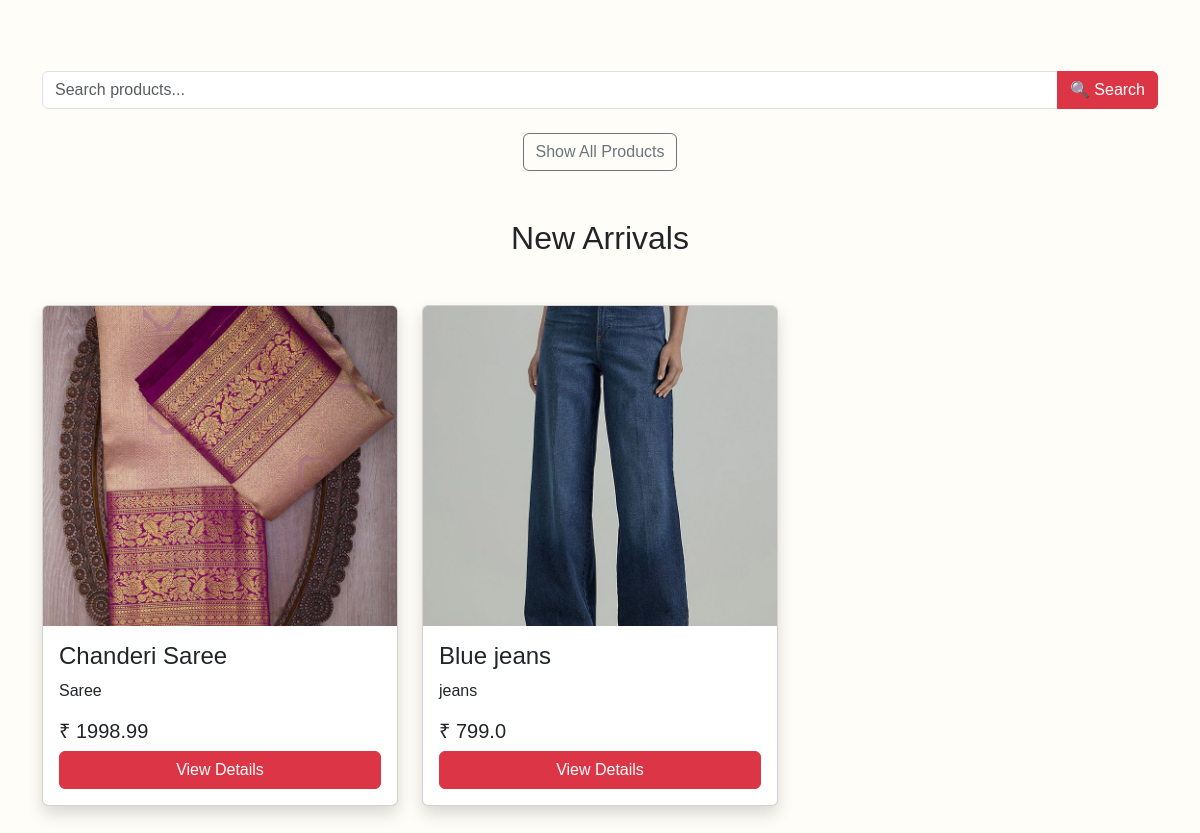
Before: / (lower part) with the older database file.
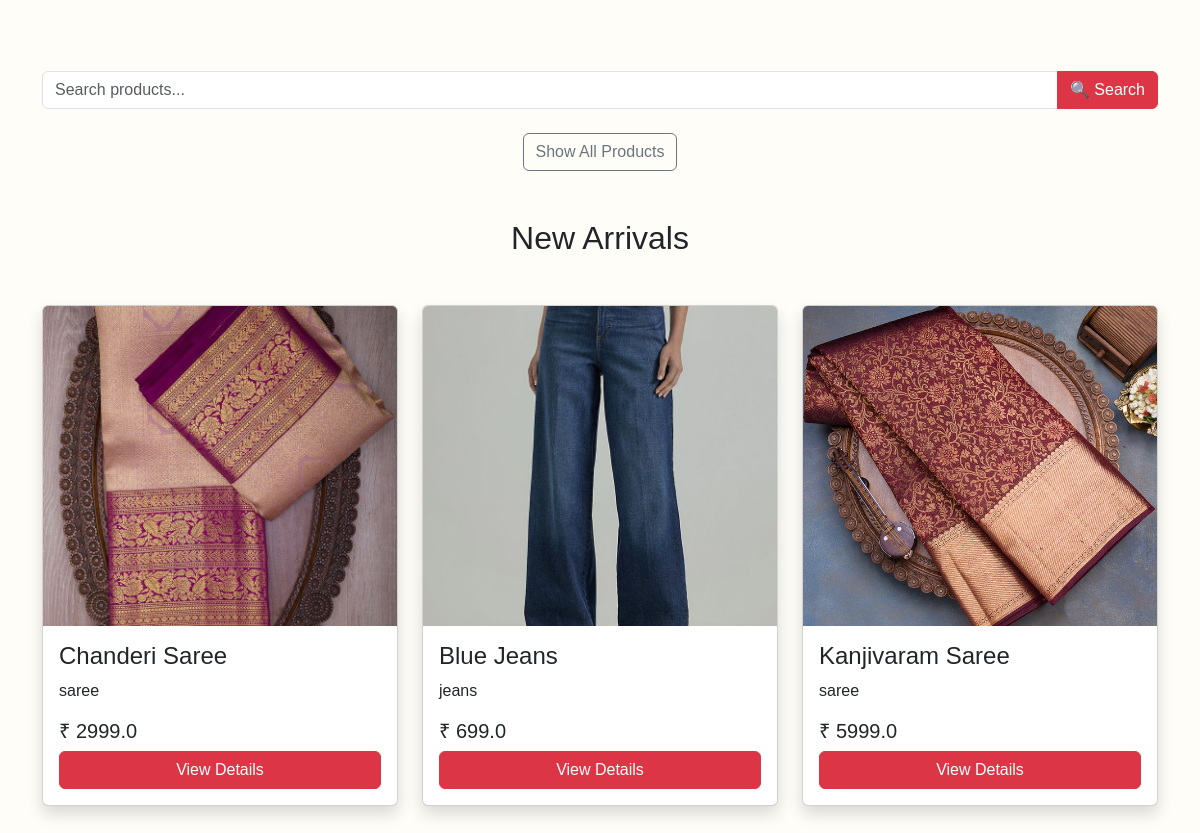
After: the same page with the newer database file.
### models.py (models this page shows)
class Product(db.Model):
    id = db.Column(db.Integer, primary_key=True)
    name = db.Column(db.String(100), nullable=False)
    category = db.Column(db.String(50))
    price = db.Column(db.Float)
    stock = db.Column(db.Integer)
    image = db.Column(db.String(255), nullable=True)
    description = db.Column(db.Text)
    is_new = db.Column(db.Boolean, default=True)

### app.py (the view)
@app.route("/")
def home():
    search = request.args.get("search", "")
    category = request.args.get("category", "")
    query = Product.query
    if search:
        query = query.filter(Product.name.ilike(f"%{search}%"))
    if category:
        query = query.filter(Product.category.ilike(f"%{category}%"))
    products = query.all()
    return render_template(
        "index.html",
        products=products,
        search=search,
        category=category
    )

### templates/index.html (shortened to what this page needs)
{% extends "base.html" %}
{% block content %}
<section id="categories" class="py-5">
</section>
<div class="container my-4">
    <form method="GET" action="{{ url_for('home') }}">
        <div class="input-group">
            <input
                type="text"
                class="form-control"
                name="search"
                placeholder="Search products..."
                value="{{ search }}">
            <button class="btn btn-danger" type="submit">
                🔍 Search
            </button>
        </div>
    </form>
</div>
<div class="text-center mt-3">
    <a href="{{ url_for('home') }}"
       class="btn btn-outline-secondary">
        Show All Products
    </a>
</div>
<section id="products" class="container py-5">
    <h2 class="text-center mb-5">
{% if category %}
    {{ category.title() }}
{% else %}
    New Arrivals
{% endif %}
</h2>
    <div class="row">
    {% if products %}
        {% for product in products %}
        <div class="col-md-4 mb-4">
            <div class="card h-100 shadow">
                <img
                    src="{{ url_for('static', filename='uploads/' + product.image) }}"
                    class="card-img-top"
                    height="320"
                    style="object-fit:cover;">
                <div class="card-body">
                    <h4>{{ product.name }}</h4>
                    <p>{{ product.category }}</p>
                    <h5>₹ {{ product.price }}</h5>
                    <a href="{{ url_for('product_details', id=product.id) }}"
                       class="btn btn-danger w-100">
                        View Details
                    </a>
                </div>
            </div>
        </div>
        {% endfor %}
    {% endif %}
</div>
</section>
{% endblock %}

Changed rows visible on the page:
changed Product "Chanderi Saree": category "Saree" → "saree"; price "1998.99" → "2999.0"
changed Product "jeans": name "Blue jeans" → "Blue Jeans"; price "799.0" → "699.0"
added Product: image (picture), name "Kanjivaram Saree", category "saree", price "5999.0"
